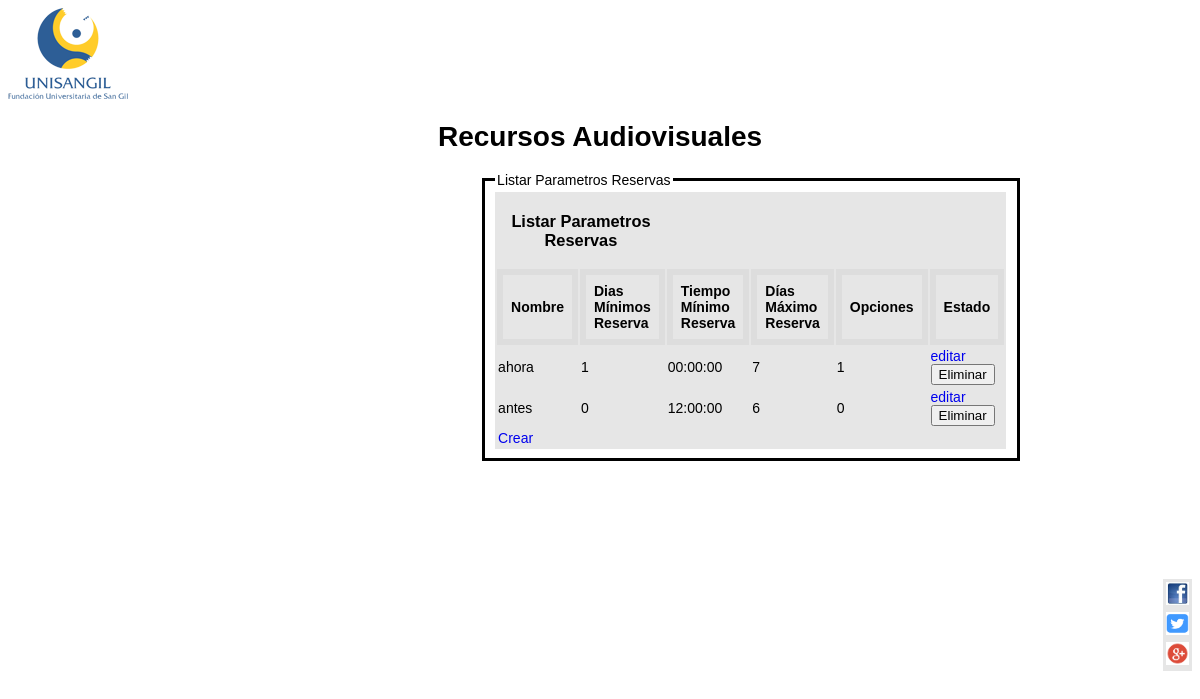
Page /interfaz/parametro_Reserva/listar_parametros_reservas.php on the committed database.
### tables this page shows
CREATE TABLE IF NOT EXISTS parametros_reservas(
    id_parametro_reserva            INT             NOT NULL        AUTO_INCREMENT,
    nombre                          VARCHAR(30)     NOT NULL,
    dias_minimos_reserva            SMALLINT        NOT NULL,
    tiempo_minimo_reserva           TIME            NOT NULL,
    dias_maximos_reserva            SMALLINT        NOT NULL,
    tiempo_maximo_reserva           TIME            NOT NULL,
    estado                          BOOLEAN         NOT NULL,
    PRIMARY KEY (id_parametro_reserva)
);

### controllers/ParametroReservaController.class.php (called while the page is built, shortened)
<?php
class ParametroReservaController
{
    private $daoParametroReserva;
    public function __construct()
    {
        $this->daoParametroReserva = new DAOParametroReserva();
    }
          public function getAllParametrosReserva()
          {
            return $this->daoParametroReserva->getAllParametrosReserva();
          }
}
?>

### dataBase/DAOParametroReserva.class.php (called while the page is built, shortened)
<?php
class DAOParametroReserva extends DataBase{
    public function getAllParametrosReserva()
            {
                 $sql = "SELECT * FROM parametros_reservas ORDER BY estado DESC";
                 $resulset = $this->selectQuery($sql);
                 return $this-> construirParametrosReserva($resulset);
            }
    private function construirParametrosReserva($resulset){
        $parametrosReserva = [];
        foreach($resulset as $row)
                    {
                      $parametroReserva = new ParametroReserva();
                      $parametroReserva -> setIdParametroReserva((int)$row['id_parametro_reserva']);
                      $parametroReserva->setNombre($row['nombre']);
                      $parametroReserva->setDiasMinimos($row['dias_minimos_reserva']);
                      $parametroReserva->setTiempoMinimo($row['tiempo_minimo_reserva']);
                      $parametroReserva->setDiasMaximo($row['dias_maximos_reserva']);
                      $parametroReserva->setTiempoMaximo($row['tiempo_maximo_reserva']);
                      $parametroReserva->setEstado($row['estado']);
                      array_push ( $parametrosReserva , $parametroReserva );
                    }
                    return $parametrosReserva;
    }
}
?>

### dataBase/DataBase.class.php (called while the page is built, shortened)
<?php
class DataBase
{
    private $server = 'localhost';
    private $user = 'root';
    private $passwd = '';
    private $conn = null;
    private function getConnection()
    {
        try {
            $this->conn = new PDO("mysql:host=$this->server;dbname=audio_visuales", $this->user, $this->passwd);
            $this->conn->setAttribute(PDO::ATTR_ERRMODE, PDO::ERRMODE_EXCEPTION);
        } catch (PDOException $e) {
            echo "Connection failed: " . $e->getMessage();
        }
    }
    protected function selectQuery($query)
    {
        $stmt = $this->conn->prepare($query);
        $stmt->execute();
        $result = $stmt->fetchAll();
        return $result;
    }
}

### objs/ParametroReserva.class.php (called while the page is built, shortened)
<?php
class ParametroReserva{
    private $idParametro;
    private $nombre;
    private $diasMinimos;
    private $tiempoMinimo;
    private $diasMaximo;
    private $estado;
    public function getIdParametroReserva(){
        return $this->idParametro;
    }
    public function setIdParametroReserva($idParametro){
        $this->idParametro = $idParametro;
    }
    public function getNombre(){
        return $this->nombre;
    }
    public function setNombre($nombre){
        $this->nombre = $nombre;
    }
    public function getDiasMinimos(){
        return $this->diasMinimos;
    }
    public function setDiasMinimos($diasMinimos){
        $this->diasMinimos = $diasMinimos;
    }
    public function getTiempoMinimo(){
        return $this->tiempoMinimo;
    }
    public function setTiempoMinimo($tiempoMinimo){
        $this->tiempoMinimo = $tiempoMinimo;
    }
    public function getDiasMaximo(){
        return $this->diasMaximo;
    }
    public function setDiasMaximo($diasMaximo){
        $this->diasMaximo = $diasMaximo;
    }
    public function getEstado(){
        return $this->estado;
    }
    public function setEstado($estado){
        $this->estado = $estado;
    }
}
 ?>

### interfaz/parametro_Reserva/listar_parametros_reservas.php (the view, shortened to what this page needs)
<?php
	$parametroReservasController = new ParametroReservaController();
 ?>
<!DOCTYPE html>
<html>
<head>
	<link rel="stylesheet" type="text/css" href="/../WebAudioVisuales/interfaz/style.css">
</head>
	<body>
		<header>
			<img src="/../WebAudioVisuales/interfaz/img/logoUni.png">
			<h1 align="center">Recursos Audiovisuales</h1>
		</header>
			<section name="PeriodosAcademicos">
				<fieldset class="lPA"><legend>Listar Parametros Reservas</legend>
						<table>
							<thead>
								<tr>
									<td colspan="2"><h3>Listar Parametros Reservas</h3></td>
								</tr>
							</thead>
								<tbody>
									<tr>
								    	<th>Nombre</th>
								    	<th>Dias Mínimos Reserva</th>
								    	<th>Tiempo Mínimo Reserva</th>
								    	<th>Días Máximo Reserva</th>
								    	<th>Opciones</th>
								    	<th>Estado</th>
								    </tr>
											<?php
											$listarParametrosReserva = $parametroReservasController -> getAllParametrosReserva();
												foreach ($listarParametrosReserva as $parametroReserva) {
													echo "<tr>";
	    											echo "<td>".$parametroReserva->getNombre()."</td>";
	    											echo "<td>".$parametroReserva->getDiasMinimos()."</td>";
	    											echo "<td>".$parametroReserva->getTiempoMinimo()."</td>";
	    											echo "<td>".$parametroReserva->getDiasMaximo()."</td>";
	    											echo "<td>".$parametroReserva->getEstado()."</td>";
	    											echo "<td><a href='editar_parametros_reservas.php?idParametro=".$parametroReserva->getIdParametroReserva()."'>editar</a>";
													echo "<form onsubmit='return estaSeguro()' action='#' method ='POST' >
													<input type='hidden' name='idParametro' value=".$parametroReserva->getIdParametroReserva().">
													<input type='submit' name='boton' value='Eliminar'></form></td>";
	    											echo "</tr>";
												}
											?>
								<tr>
									<td>
										<a href="crear_parametros_reservas.php"> Crear</a>
								 	</td>
								</tr>
								</tbody>
						</table>
				</fieldset>
			</section>
	</body>
	<footer>
		<table align="right" class="redes">
		<tbody>
			<tr>
				<td style="text-align: right;"><a href="https://www.facebook.com/UNISANGIL" target="_blank" rel="alternate"><img src="/../WebAudioVisuales/interfaz/img/facebook.jpg" alt="" height="23" width="23"></a></td>
			</tr>
			<tr>
				<td style="text-align: right;"><a href="https://twitter.com/unisangil" target="_blank" rel="alternate"><img src="/../WebAudioVisuales/interfaz/img/twitter.png" alt="" height="23" width="23"></a></td>
			</tr>
			<tr>
				<td style="text-align: right;"><a href="https://plus.google.com/+unisangil/posts" target="_blank" rel="alternate"><img src="/../WebAudioVisuales/interfaz/img/google.png" alt="" height="23" width="23"></a></td>
			</tr>
		</tbody>
		</table>
	</footer>
</html>

### interfaz/style.css (style rules this page uses)
body { font-family: arial; font-size: 14px; t }
h3 { text-align: center; }
table { background: white; background-color: #e6e6e6; display: block; }
.redes { margin-top: 10%; }
.lPA { border: solid; margin-left: 40%; margin-right:30%; }
th { border: 6px solid #dddddd; text-align: left; padding: 8px; }
a:link { text-decoration: none; }

### rows in the picture
parametros_reservas: nombre "ahora", dias_minimos_reserva "1", tiempo_minimo_reserva "00:00:00", dias_maximos_reserva "7", estado "1"
parametros_reservas: nombre "antes", dias_minimos_reserva "0", tiempo_minimo_reserva "12:00:00", dias_maximos_reserva "6", estado "0"
